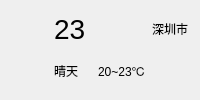
    <widget class="QWidget" name="widget_02" native="true">
     <layout class="QGridLayout" name="gridLayout_4">
      <item row="0" column="0">
       <layout class="QGridLayout" name="gridLayout_3">
        <item row="0" column="1" colspan="2">
         <widget class="QLabel" name="label_tmp">
          <property name="font">
           <font>
            <pointsize>21</pointsize>
           </font>
          </property>
          <property name="text">
           <string>23</string>
          </property>
         </widget>
        </item>
        <item row="1" column="2">
         <widget class="QLabel" name="label_tmpRange">
          <property name="text">
           <string>20~23℃</string>
          </property>
         </widget>
        </item>
        <item row="0" column="3">
         <widget class="QLabel" name="label_city">
          <property name="text">
           <string>深圳市</string>
          </property>
         </widget>
        </item>
        <item row="1" column="1">
         <widget class="QLabel" name="label_weatherType">
          <property name="text">
           <string>晴天</string>
          </property>
         </widget>
        </item>
        <item row="0" column="0" rowspan="2">
         <widget class="QLabel" name="label_weatherIcon">
          <property name="text">
           <string/>
          </property>
          <property name="pixmap">
           <pixmap resource="res.qrc">:/res/duoyun.png</pixmap>
          </property>
          <property name="scaledContents">
           <bool>true</bool>
          </property>
         </widget>
        </item>
       </layout>
      </item>
     </layout>
    </widget>
